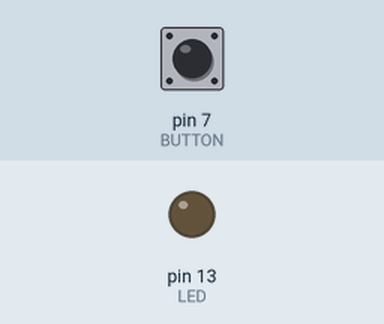
Simulated run of this sketch. Board: Arduino Uno, built with avr-gcc and run on an emulated ATmega328P. On the bench: output pins drawn as LEDs (lit = HIGH). Inputs (shaded band) come from the test bench; at power-on: pin 7 (BUTTON) LOW.

Above: at 1.2 s.
1.3 s: pin 7 (BUTTON) pulled HIGH for 0.15 s
At 2.5 s:
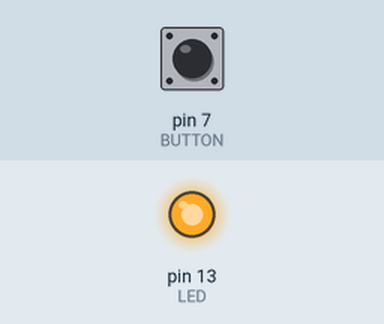
2.9 s: pin 7 (BUTTON) pulled HIGH for 1 s
At 4.0 s:
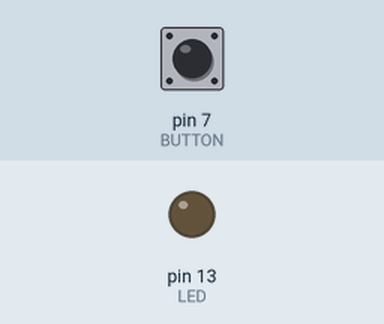
5.4 s: pin 7 (BUTTON) pulled HIGH for 3.2 s
At 5.9 s:
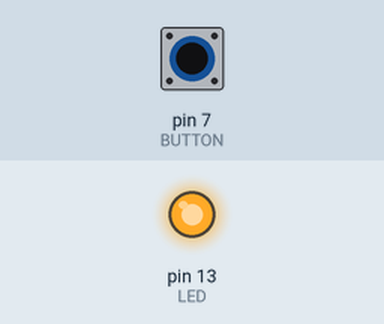
Timing chart, 0 to 8.4 s (numbered marks = the images above; inputs shaded):
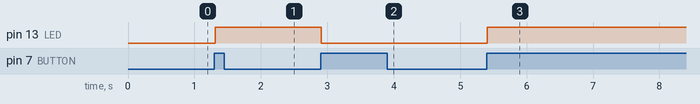

The sketch:

buttontoggle.ino
```cpp
int LED = 13;
int BUTTON = 7;
int flag1 = 0;
int flag2 = 0;
int state = 0;

void setup() {
  pinMode(LED, OUTPUT);
  pinMode(BUTTON, INPUT);
}

void loop() {
  flag1 = digitalRead(BUTTON);
  if ((flag1 == HIGH) && (flag2 == LOW)) {
    state = 1 - state;
    delay(10);
  }
  flag2 = flag1;

  if (state == 1) {
    digitalWrite(LED, HIGH);
  }else {
    digitalWrite(LED, LOW);
  }
}
```

Measured:
- after the input at 1.3 s, pin 13 (LED): LOW → HIGH at once
- after the input at 2.9 s, pin 13 (LED): HIGH → LOW at once
- after the input at 5.4 s, pin 13 (LED): LOW → HIGH at once
